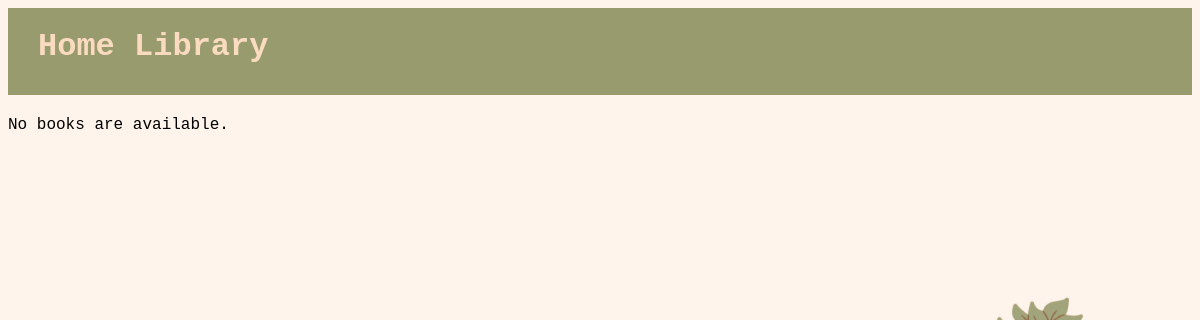
The page /database/ on the database as committed earlier.
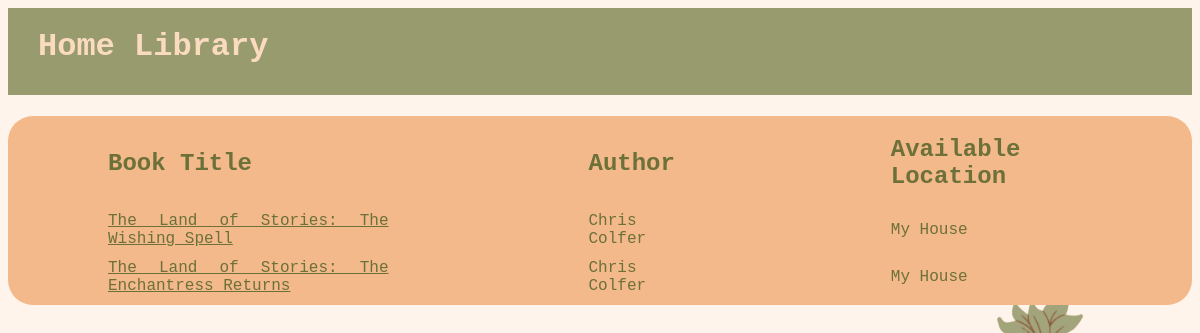
The same page on the database as committed later.
### database/models.py (models this page shows, shortened)
class Book(models.Model):
    title = models.CharField(max_length=100)
    author = models.CharField(max_length=50)
    pub_date = models.DateField()
    summary = models.CharField(max_length=1000, null=True)
    isbn = models.IntegerField(null=True)
    copies = models.IntegerField(default=1)
    library = models.ForeignKey(LibraryBranch, on_delete=models.CASCADE, null=True)

class LibraryBranch(models.Model):
    branch_name = models.CharField(max_length=50)
    address = models.CharField(max_length=100)
    def __str__(self):
        return self.branch_name

### database/views.py (the view)
# urls.py: path("", views.index, name="index"),
def index(request):
    book_list = Book.objects.order_by("-title")
    template = loader.get_template("database/index.html")
    context = {
        "book_list": book_list,
    }
    return HttpResponse(template.render(context, request))

### database/templates/database/index.html
{% load static %}
<html>
    <head>
        <link rel="stylesheet" href="{% static 'index.css' %}">
    </head>
    <body>
        <h1>Home Library</h1>
        {% if book_list %}
        <table class="center">
            <tr>
                <th><h2>Book Title</h2></th>
                <th><h2>Author</h2></th>
                <th><h2>Available Location</h2></th>
            </tr>
            {% for book in book_list %}
            <tr>
                <td><a href="/database/{{ book.id }}/">{{ book.title }}</a></td>
                <td>{{book.author}}</td>
                <td>{{book.library}}</td>
            </tr>
            {% endfor %}
        </table>
        {% else %}
            <p>No books are available.</p>
        {% endif %}
    </body>
</html>

### database/static/index.css (style rules this page uses)
a:link { color: #6C7039; }
table { color: #6C7039; background-color: #F3B98A; box-sizing: border-box; padding: 50px 50px 100px 110px; border: none; border-collapse: collapse; border-radius: 25px; }
th, td { padding-right: 100px; padding-left: 100px; text-align: justify; }
th { padding-top: 20px; }
td { padding-bottom: 10px; }
.center { margin-left: auto; margin-right: auto; }

### database/static/style.css (style rules this page uses)
h1 { padding-top: 20px; padding-bottom: 30px; padding-left: 30px; background-color: #989B6D; color: #FBDBC0; }
body { font-family: Courier; background-color: #BCC8B4; background: white url("images/library.png") no-repeat; background-size: cover; background-attachment: fixed; }

Rows that differ between the two databases and show on the page:
added Book: title "The Land of Stories: The Wishing Spell", author "Chris Colfer", library "My House"
added Book: title "The Land of Stories: The Enchantress Returns", author "Chris Colfer", library "My House"
Other text that changed with them:
text no longer shown: "No books are available."
text now shown: "Book Title Author Available Location"
